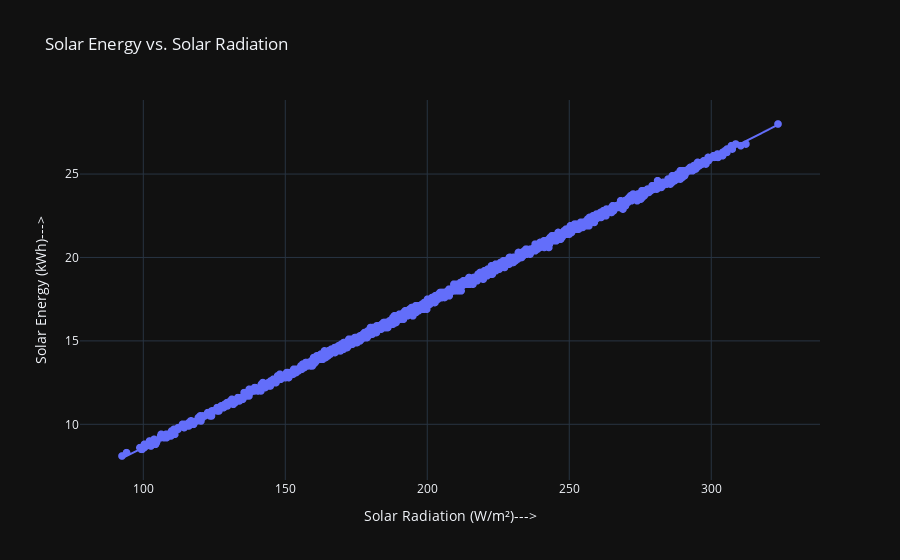

Notebook code cell kept with this figure:
### Markdown cell above
---

Solar Energy vs. Solar Radiation

Scatter Plot:

### Code cell
fig = px.scatter(df,x='solarradiation',y='solarenergy',title='Solar Energy vs. Solar Radiation',template='plotly_dark')
fig.update_traces(marker=dict(size=8))
fig.add_traces(px.scatter(df, x='solarradiation',y='solarenergy',trendline='ols').data)
fig.update_layout(xaxis_title='Solar Radiation (W/m²)--->',yaxis_title='Solar Energy (kWh)--->',showlegend=True)
fig.write_html("Comilla Solar Energy Vs Solar Radiation.html")
fig.show()

### Figure 1 — Plotly figure (JSON) as saved in the notebook; plotly's stock layout.template omitted (floating-point values rounded to 4 significant figures; data arrays with more than 128 entries replaced by an {"elided": "..."} marker saying what was removed)
{"data": [{"hovertemplate": "solarradiation=%{x}<br>solarenergy=%{y}<extra></extra>", "legendgroup": "", "marker": {"color": "#636efa", "size": 8, "symbol": "circle"}, "mode": "markers", "name": "", "showlegend": false, "type": "scattergl", "x": {"elided": "2104 float values"}, "xaxis": "x", "y": {"elided": "2104 float values"}, "yaxis": "y"}, {"hovertemplate": "solarradiation=%{x}<br>solarenergy=%{y}<extra></extra>", "legendgroup": "", "marker": {"color": "#636efa", "symbol": "circle"}, "mode": "markers", "name": "", "showlegend": false, "type": "scattergl", "x": {"elided": "2104 float values"}, "xaxis": "x", "y": {"elided": "2104 float values"}, "yaxis": "y"}, {"hovertemplate": "<b>OLS trendline</b><br>solarenergy = 0.0865479 * solarradiation + -0.0445847<br>R<sup>2</sup>=0.999272<br><br>solarradiation=%{x}<br>solarenergy=%{y} <b>(trend)</b><extra></extra>", "legendgroup": "", "marker": {"color": "#636efa", "symbol": "circle"}, "mode": "lines", "name": "", "showlegend": false, "type": "scattergl", "x": {"elided": "2104 float values"}, "xaxis": "x", "y": {"elided": "2104 float values"}, "yaxis": "y"}], "layout": {"autosize": true, "legend": {"tracegroupgap": 0}, "showlegend": true, "title": {"text": "Solar Energy vs. Solar Radiation"}, "xaxis": {"anchor": "y", "autorange": true, "domain": [0, 1], "range": [77.71, 338.3], "title": {"text": "Solar Radiation (W/m²)--->"}, "type": "linear"}, "yaxis": {"anchor": "x", "autorange": true, "domain": [0, 1], "range": [6.267, 29.83], "title": {"text": "Solar Energy (kWh)--->"}, "type": "linear"}}}
